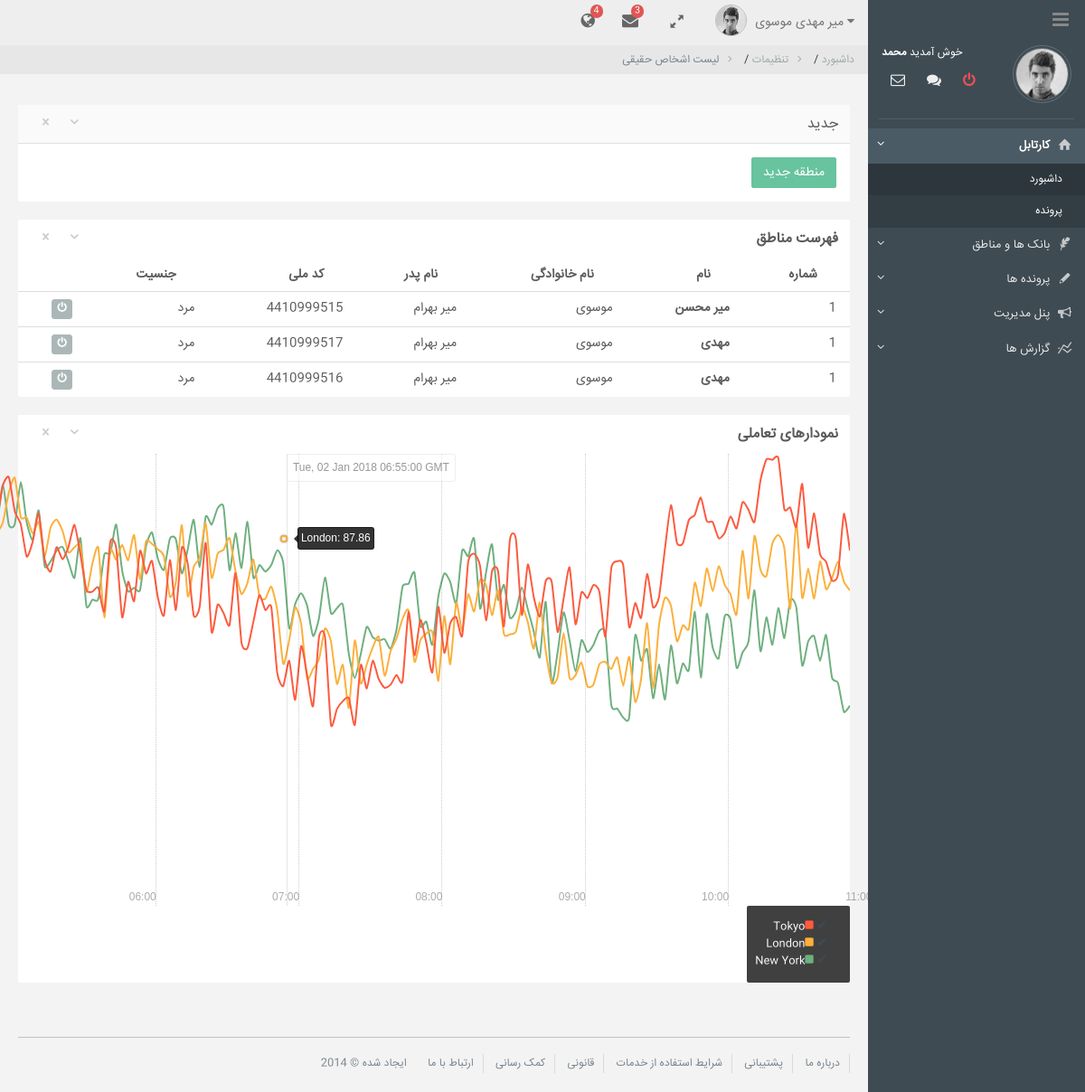
The page /bank/persons/list/ (signed in) on the database its author committed.
### employee/models.py (models this page shows, shortened)
@python_2_unicode_compatible
class Profile(Base, Human):
    user = models.OneToOneField(User, verbose_name=_('پروفایل'), related_name='profile')
    class Meta:
        verbose_name = _('profile')
        verbose_name_plural = _('profiles')
        db_table = 'profiles'

### bank/models.py (models this page shows, shortened)
@python_2_unicode_compatible
class Person(Base, Human):
    file = models.ManyToManyField(File, through='PersonFile', verbose_name=_('شخص'), related_name='persons')
    class Meta:
        ordering = ['first_name', 'last_name']
        verbose_name = _('person')
        verbose_name_plural = _('persons')
        db_table = 'persons'

### bank/views.py (the view)
@login_required(login_url='/employee/login/')
def get_persons(request):
    object_list = Person.objects.all().order_by('-created_at')
    paginator = Paginator(object_list, 15)
    page = request.GET.get('page')
    try:
        persons = paginator.page(page)
    except PageNotAnInteger:
        persons = paginator.page(1)
    except EmptyPage:
        persons = paginator.page(paginator.num_pages)
    return render(request, 'bank/person/list.html', {'persons': persons, 'page': page})

### bank/templates/bank/person/list.html (shortened to what this page needs)
{% extends 'bank/base.html' %}
{% block breadcrumb %}
    <ul class="breadcrumb">
        <li><a href="{% url "main" %}">داشبورد</a> <span class="divider">/</span></li>
        <li><a href="#">تنظیمات</a> <span class="divider">/</span></li>
        <li class="active">لیست اشخاص حقیقی</li>
    </ul>
{% endblock %}
{% block content %}
    <ul>
            <div class="row">
                <div class="col-md-12 portlets ui-sortable">
						<div class="widget">
							<div class="widget-header">
								<h2>جدید</h2>
								<div class="additional-btn">
									<a href="#" class="widget-toggle"><i class="icon-down-open-2"></i></a>
									<a href="#" class="widget-close"><i class="icon-cancel-3"></i></a>
								</div>
							</div>
							<div class="widget-content padding" style="display: block;">
								<a href="{% url "bank:new_area" %}" class="btn btn-success">منطقه جدید</a>
							</div>
						</div>
					</div>
            </div>
            <div class="row">
					<div class="col-md-12">
						<div class="widget">
							<div class="widget-header transparent">
								<h2><strong>فهرست مناطق</strong> </h2>
								<div class="additional-btn">
									<a href="#" class="widget-toggle"><i class="icon-down-open-2"></i></a>
									<a href="#" class="widget-close"><i class="icon-cancel-3"></i></a>
								</div>
							</div>
							<div class="widget-content">
								<div class="table-responsive">
									<table data-sortable="" class="table" data-sortable-initialized="true">
										<thead>
											<tr>
												<th>شماره</th>
												<th>نام</th>
												<th>نام خانوادگی</th>
												<th>نام پدر</th>
												<th>کد ملی</th>
												<th data-sortable="false">جنسیت</th>
											</tr>
										</thead>
										<tbody>
                                            {% for person in persons %}
                                                <tr>
                                                    <td>1</td>
                                                    <td><strong>{{ person.first_name }}</strong></td>
                                                    <td>{{ person.last_name }}</td>
                                                    <td>{{ person.father_name }}</td>
                                                    <td>{{ person.national_code }}</td>
                                                    <td>{{ person.gender }}</td>
                                                    <td>
                                                        <div class="btn-group btn-group-xs">
                                                            <a data-toggle="tooltip" title="خاموش" class="btn btn-default"><i class="fa fa-power-off"></i></a>
                                                        </div>
                                                    </td>
                                                </tr>
                                            {% endfor %}
										</tbody>
									</table>
								</div>
							</div>
						</div>
					</div>
				</div>
            <div class="row">
					<div class="col-md-12 portlets ui-sortable">
						<div class="widget">
							<div class="widget-header transparent">
								<h2><strong>نمودارهای تعاملی</strong></h2>
								<div class="additional-btn">
									<a href="#" class="widget-toggle"><i class="icon-down-open-2"></i></a>
									<a href="#" class="widget-close"><i class="icon-cancel-3"></i></a>
								</div>
							</div>
							<div class="widget-content">
								<div id="chart-5" class="rickshaw_graph"><div class="detail" style="left: 296.879px;"><div class="x_label left">Tue, 02 Jan 2018 06:55:00 GMT</div><div class="item active left" style="top: 93.2613px;">London:&nbsp;87.86</div><div class="dot active" style="top: 93.2613px; border-color: rgb(252, 176, 60);"></div></div><div class="x_tick plain" style="left: 151.738px;"><div class="title">06:00</div></div><div class="x_tick plain" style="left: 310.074px;"><div class="title">07:00</div></div><div class="x_tick plain" style="left: 468.409px;"><div class="title">08:00</div></div><div class="x_tick plain" style="left: 626.745px;"><div class="title">09:00</div></div><div class="x_tick plain" style="left: 785.081px;"><div class="title">10:00</div></div><div class="x_tick plain" style="left: 943.416px;"><div class="title">11:00</div></div></div>
								<div id="legend_container">
									<div id="legend" class="rickshaw_legend"><ul class="ui-sortable"><li class="line"><a class="action">✔</a><div class="swatch" style="background-color: rgb(252, 91, 63);"></div><span class="label">Tokyo</span></li><li class="line"><a class="action">✔</a><div class="swatch" style="background-color: rgb(252, 176, 60);"></div><span class="label">London</span></li><li class="line"><a class="action">✔</a><div class="swatch" style="background-color: rgb(111, 176, 127);"></div><span class="label">New York</span></li></ul></div>
								</div>
							</div>
						</div>
					</div>
				</div>
    </ul>
{% endblock %}

### bank/templates/bank/base.html (shortened to what this page needs)
{% load staticfiles %}
{% load django_bootstrap_breadcrumbs %}
<!DOCTYPE html>
<html>
    <head>
        <link href="{% static "assets/libs/jqueryui/ui-lightness/jquery-ui-1.10.4.custom.min.css" %}" rel="stylesheet" />
        <link href="{% static "assets/libs/bootstrap/css/bootstrap.min.css" %}" rel="stylesheet" />
        <link href="{% static "assets/libs/font-awesome/css/font-awesome.min.css" %}" rel="stylesheet" />
        <link href="{% static "assets/libs/fontello/css/fontello.css" %}" rel="stylesheet" />
        <link href="{% static "assets/libs/animate-css/animate.min.css" %}" rel="stylesheet" />
        <link href="{% static "assets/libs/nifty-modal/css/component.css" %}" rel="stylesheet" />
        <link href="{% static "assets/libs/magnific-popup/magnific-popup.css" %}" rel="stylesheet" />
        <link href="{% static "assets/libs/ios7-switch/ios7-switch.css" %}" rel="stylesheet" />
        <link href="{% static "assets/libs/pace/pace.css" %}" rel="stylesheet" />
        <link href="{% static "assets/libs/sortable/sortable-theme-bootstrap.css" %}" rel="stylesheet" />
        <link href="{% static "assets/libs/bootstrap-datepicker/css/datepicker.css" %}" rel="stylesheet" />
        <link href="{% static "assets/libs/jquery-icheck/skins/all.css" %}" rel="stylesheet" />
        <link href="{% static "assets/libs/prettify/github.css" %}" rel="stylesheet" />
                <link href="{% static "assets/libs/rickshaw/rickshaw.min.css" %}" rel="stylesheet" type="text/css" />
                <link href="{% static "assets/libs/morrischart/morris.css" %}" rel="stylesheet" type="text/css" />
                <link href="{% static "assets/libs/jquery-jvectormap/css/jquery-jvectormap-1.2.2.css" %}" rel="stylesheet" type="text/css" />
                <link href="{% static "assets/libs/jquery-clock/clock.css" %}" rel="stylesheet" type="text/css" />
                <link href="{% static "assets/libs/bootstrap-calendar/css/bic_calendar.css" %}" rel="stylesheet" type="text/css" />
                <link href="{% static "assets/libs/sortable/sortable-theme-bootstrap.css" %}" rel="stylesheet" type="text/css" />
                <link href="{% static "assets/libs/jquery-weather/simpleweather.css" %}" rel="stylesheet" type="text/css" />
                <link href="{% static "assets/libs/bootstrap-xeditable/css/bootstrap-editable.css" %}" rel="stylesheet" type="text/css" />
                <link href="{% static "assets/css/style.css" %}" rel="stylesheet" type="text/css" />
				<link href="{% static "assets/css/rtl.css" %}" rel="stylesheet" type="text/css" />
        <link href="{% static "assets/css/style-responsive.css" %}" rel="stylesheet" />
        <link href="{% static "assets/libs/jquery-notifyjs/styles/metro/notify-metro.css" %}" rel="stylesheet" type="text/css" />
        <link href="{% static "assets/css/style.css" %}" rel="stylesheet" type="text/css" />
        <link href="{% static "assets/css/rtl.css" %}" rel="stylesheet" type="text/css" />
        <link rel="stylesheet" href="{% static "jalalijscalendar/skins/aqua/theme.css" %}">
    </head>
    <body class="fixed-left">
	<div id="wrapper">
<div class="topbar">
    <div class="topbar-left">
        <button class="button-menu-mobile open-left">
        <i class="fa fa-bars"></i>
        </button>
    </div>
    <div class="navbar navbar-default" role="navigation">
        <div class="container">
            <div class="navbar-collapse2">
                <ul class="nav navbar-nav navbar-right top-navbar">
                    <li class="dropdown iconify hide-phone">
                        <a href="#" class="dropdown-toggle" data-toggle="dropdown"><i class="fa fa-globe"></i><span class="label label-danger absolute">4</span></a>
                    </li>
                    <li class="dropdown iconify hide-phone">
                        <a href="#" class="dropdown-toggle" data-toggle="dropdown"><i class="fa fa-envelope"></i><span class="label label-danger absolute">3</span></a>
                    </li>
                    <li class="dropdown iconify hide-phone"><a href="#" onclick="javascript:toggle_fullscreen()"><i class="icon-resize-full-2"></i></a></li>
                    <li class="dropdown topbar-profile">
                        <a href="#" class="dropdown-toggle" data-toggle="dropdown">
                            <span class="rounded-image topbar-profile-image">
                                <img src="{% static "assets/img/avatar/mohammad2.jpg" %}">
                            </span>
                            {% if user.profile %}
                                {{ user.profile.first_name }} {{ user.profile.last_name }}
                            {%  else %}
                                {{ user.get_username }}
                            {% endif %}<i class="fa fa-caret-down"></i></a>
                    </li>
                </ul>
            </div>
        </div>
    </div>
</div>
        <div class="left side-menu">
            <div class="sidebar-inner slimscrollleft">
                <div class="profile-info">
                    <div class="col-xs-4">
                      <a href="profile.html" class="rounded-image profile-image"><img src="{% static "assets/img/avatar/mohammad2.jpg" %}"></a>
                    </div>
                    <div class="col-xs-8">
                        <div class="profile-text">خوش آمدید <b>محمد</b></div>
                        <div class="profile-buttons">
                          <a href="javascript:;"><i class="fa fa-envelope-o pulse"></i></a>
                          <a href="#connect" class="open-right"><i class="fa fa-comments"></i></a>
                          <a href="javascript:;" title="Sign Out"><i class="fa fa-power-off text-red-1"></i></a>
                        </div>
                    </div>
                </div>
                <div class="clearfix"></div>
                <hr class="divider" />
                <div id="sidebar-menu">
                    <ul>
						<li class='has_sub'>
							<a href='javascript:void(0);'>
								<i class='icon-home-3'></i>
								<span>کارتابل</span>
								<span class="pull-left">
									<i class="fa fa-angle-down"></i>
								</span>
							</a>
							<ul>
								<li>
									<a href="{% url 'main' %}" class='active'>
										<span>داشبورد</span>
									</a>
								</li>
								<li>
									<a href="{% url 'employee:list' %}">
										<span>پرونده</span>
									</a>
								</li>
							</ul>
						</li>
						<li class='has_sub'>
							<a href='javascript:void(0);'>
								<i class='icon-feather'></i>
								<span>بانک ها و مناطق</span>
								<span class="pull-left">
									<i class="fa fa-angle-down"></i>
								</span>
							</a>
						</li>
                        <li class='has_sub'>
							<a href='javascript:void(0);'>
								<i class='icon-pencil-3'></i>
								<span>پرونده ها</span>
								<span class="pull-left">
									<i class="fa fa-angle-down"></i>
								</span>
							</a>
                                </li>
							</ul>
                        <li>
							<a href="/admin/" target="_blank">
								<i class='icon-megaphone'></i>
								<span>پنل مدیریت</span>
								<span class="pull-left">
									<i class="fa fa-angle-down"></i>
								</span>
							</a>
						</li>
                        <li class='has_sub'>
							<a href='javascript:void(0);'>
								<i class='icon-chart-line'></i>
								<span>گزارش ها</span>
								<span class="pull-left">
									<i class="fa fa-angle-down"></i>
								</span>
							</a>
						</li>
                </div>
            <div class="clearfix"></div><br><br><br>
        </div>
        </div>
        <div class="content-page">
            {%  block breadcrumb %}
            {% endblock %}
            <div class="content">
                {%  block content %}
                {% endblock %}
            <footer>
                <div class="footer-links pull-right">
                	<a href="#">درباره ما</a>
                    <a href="#">پشتیبانی</a>
                    <a href="#">شرایط استفاده از خدمات</a>
                    <a href="#">قانونی</a>
                    <a href="#">کمک رسانی</a>
                    <a href="#">ارتباط با ما</a>
                    <a href="#">ایجاد شده &copy; 2014</a>
                </div>
            </footer>
            </div>
        </div>
	</div>
	</body>
</html>

### rows shown on the page
Person: first_name "میر محسن", last_name "موسوی", father_name "میر بهرام", national_code "4410999515", gender "مرد"
Person: first_name "مهدی", last_name "موسوی", father_name "میر بهرام", national_code "4410999517", gender "مرد"
Person: first_name "مهدی", last_name "موسوی", father_name "میر بهرام", national_code "4410999516", gender "مرد"

### other values the page prints
{{ user.profile.first_name }} "میر مهدی"
{{ user.profile.last_name }} "موسوی"
